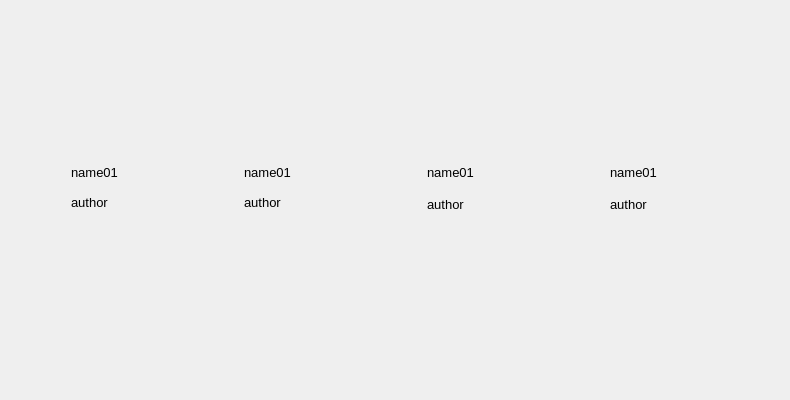
<?xml version="1.0" encoding="UTF-8"?>
<ui version="4.0">
 <class>NewDisc</class>
 <widget class="QWidget" name="NewDisc">
  <property name="geometry">
   <rect>
    <x>0</x>
    <y>0</y>
    <width>790</width>
    <height>400</height>
   </rect>
  </property>
  <property name="windowTitle">
   <string>Form</string>
  </property>
  <widget class="QWidget" name="DiscF" native="true">
   <property name="geometry">
    <rect>
     <x>0</x>
     <y>10</y>
     <width>42</width>
     <height>42</height>
    </rect>
   </property>
  </widget>
  <widget class="QWidget" name="gridLayoutWidget">
   <property name="geometry">
    <rect>
     <x>50</x>
     <y>10</y>
     <width>731</width>
     <height>371</height>
    </rect>
   </property>
   <layout class="QGridLayout" name="gridLayout">
    <property name="horizontalSpacing">
     <number>14</number>
    </property>
    <property name="verticalSpacing">
     <number>2</number>
    </property>
    <item row="2" column="3">
     <widget class="QWidget" name="Disc7" native="true">
      <property name="minimumSize">
       <size>
        <width>158</width>
        <height>140</height>
       </size>
      </property>
      <property name="maximumSize">
       <size>
        <width>158</width>
        <height>140</height>
       </size>
      </property>
     </widget>
    </item>
    <item row="0" column="1">
     <widget class="QWidget" name="Disc1" native="true">
      <property name="minimumSize">
       <size>
        <width>158</width>
        <height>140</height>
       </size>
      </property>
      <property name="maximumSize">
       <size>
        <width>158</width>
        <height>140</height>
       </size>
      </property>
     </widget>
    </item>
    <item row="2" column="2">
     <widget class="QWidget" name="Disc6" native="true">
      <property name="minimumSize">
       <size>
        <width>158</width>
        <height>140</height>
       </size>
      </property>
      <property name="maximumSize">
       <size>
        <width>158</width>
        <height>140</height>
       </size>
      </property>
     </widget>
    </item>
    <item row="0" column="0">
     <widget class="QWidget" name="Disc0" native="true">
      <property name="minimumSize">
       <size>
        <width>158</width>
        <height>140</height>
       </size>
      </property>
      <property name="maximumSize">
       <size>
        <width>158</width>
        <height>140</height>
       </size>
      </property>
     </widget>
    </item>
    <item row="0" column="3">
     <widget class="QWidget" name="Disc3" native="true">
      <property name="minimumSize">
       <size>
        <width>158</width>
        <height>140</height>
       </size>
      </property>
      <property name="maximumSize">
       <size>
        <width>158</width>
        <height>140</height>
       </size>
      </property>
     </widget>
    </item>
    <item row="2" column="0">
     <widget class="QWidget" name="Disc4" native="true">
      <property name="minimumSize">
       <size>
        <width>158</width>
        <height>140</height>
       </size>
      </property>
      <property name="maximumSize">
       <size>
        <width>158</width>
        <height>140</height>
       </size>
      </property>
     </widget>
    </item>
    <item row="2" column="1">
     <widget class="QWidget" name="Disc5" native="true">
      <property name="minimumSize">
       <size>
        <width>158</width>
        <height>140</height>
       </size>
      </property>
      <property name="maximumSize">
       <size>
        <width>158</width>
        <height>140</height>
       </size>
      </property>
     </widget>
    </item>
    <item row="0" column="2">
     <widget class="QWidget" name="Disc2" native="true">
      <property name="minimumSize">
       <size>
        <width>158</width>
        <height>140</height>
       </size>
      </property>
      <property name="maximumSize">
       <size>
        <width>158</width>
        <height>140</height>
       </size>
      </property>
     </widget>
    </item>
    <item row="1" column="0">
     <widget class="QWidget" name="Disc01" native="true">
      <property name="maximumSize">
       <size>
        <width>16777215</width>
        <height>80</height>
       </size>
      </property>
      <widget class="QLabel" name="labName01">
       <property name="geometry">
        <rect>
         <x>10</x>
         <y>10</y>
         <width>141</width>
         <height>16</height>
        </rect>
       </property>
       <property name="font">
        <font>
         <family>Microsoft YaHei UI</family>
         <pointsize>10</pointsize>
        </font>
       </property>
       <property name="text">
        <string>name01</string>
       </property>
      </widget>
      <widget class="QLabel" name="labDiscAu01">
       <property name="geometry">
        <rect>
         <x>10</x>
         <y>40</y>
         <width>54</width>
         <height>16</height>
        </rect>
       </property>
       <property name="font">
        <font>
         <family>Microsoft YaHei UI</family>
         <pointsize>10</pointsize>
        </font>
       </property>
       <property name="text">
        <string>author</string>
       </property>
      </widget>
     </widget>
    </item>
    <item row="1" column="1">
     <widget class="QWidget" name="Disc02" native="true">
      <property name="maximumSize">
       <size>
        <width>16777215</width>
        <height>80</height>
       </size>
      </property>
      <widget class="QLabel" name="labDiscAu02">
       <property name="geometry">
        <rect>
         <x>0</x>
         <y>40</y>
         <width>54</width>
         <height>16</height>
        </rect>
       </property>
       <property name="font">
        <font>
         <family>Microsoft YaHei UI</family>
         <pointsize>10</pointsize>
        </font>
       </property>
       <property name="text">
        <string>author</string>
       </property>
      </widget>
      <widget class="QLabel" name="labName02">
       <property name="geometry">
        <rect>
         <x>0</x>
         <y>10</y>
         <width>151</width>
         <height>16</height>
        </rect>
       </property>
       <property name="font">
        <font>
         <family>Microsoft YaHei UI</family>
         <pointsize>10</pointsize>
        </font>
       </property>
       <property name="text">
        <string>name01</string>
       </property>
      </widget>
     </widget>
    </item>
    <item row="1" column="2">
     <widget class="QWidget" name="Disc03" native="true">
      <property name="maximumSize">
       <size>
        <width>16777215</width>
        <height>80</height>
       </size>
      </property>
      <widget class="QLabel" name="labDiscAu03">
       <property name="geometry">
        <rect>
         <x>0</x>
         <y>40</y>
         <width>54</width>
         <height>21</height>
        </rect>
       </property>
       <property name="font">
        <font>
         <family>Microsoft YaHei UI</family>
         <pointsize>10</pointsize>
        </font>
       </property>
       <property name="text">
        <string>author</string>
       </property>
      </widget>
      <widget class="QLabel" name="labName03">
       <property name="geometry">
        <rect>
         <x>0</x>
         <y>10</y>
         <width>161</width>
         <height>16</height>
        </rect>
       </property>
       <property name="font">
        <font>
         <family>Microsoft YaHei UI</family>
         <pointsize>10</pointsize>
        </font>
       </property>
       <property name="text">
        <string>name01</string>
       </property>
      </widget>
     </widget>
    </item>
    <item row="1" column="3">
     <widget class="QWidget" name="Disc04" native="true">
      <property name="maximumSize">
       <size>
        <width>16777215</width>
        <height>80</height>
       </size>
      </property>
      <widget class="QLabel" name="labDiscAu04">
       <property name="geometry">
        <rect>
         <x>0</x>
         <y>40</y>
         <width>54</width>
         <height>21</height>
        </rect>
       </property>
       <property name="font">
        <font>
         <family>Microsoft YaHei UI</family>
         <pointsize>10</pointsize>
        </font>
       </property>
       <property name="text">
        <string>author</string>
       </property>
      </widget>
      <widget class="QLabel" name="labName04">
       <property name="geometry">
        <rect>
         <x>0</x>
         <y>10</y>
         <width>151</width>
         <height>16</height>
        </rect>
       </property>
       <property name="font">
        <font>
         <family>Microsoft YaHei UI</family>
         <pointsize>10</pointsize>
        </font>
       </property>
       <property name="text">
        <string>name01</string>
       </property>
      </widget>
     </widget>
    </item>
   </layout>
  </widget>
 </widget>
 <resources/>
 <connections/>
</ui>
